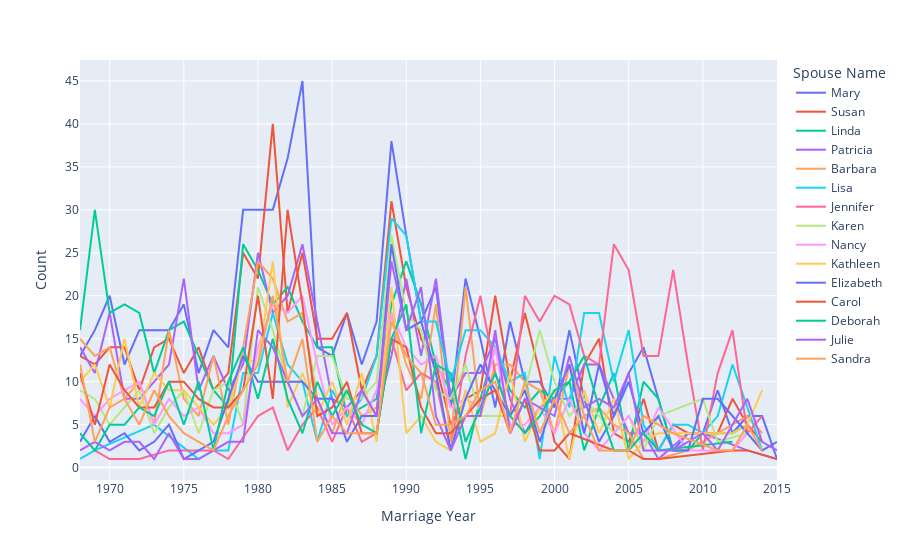

This figure's notebook cell:
### Code cell
fig = px.line(df[df.name== 'John'], x="Marriage Year", y="Count", color="Spouse Name")
fig.show()

### Figure 1 — Plotly figure (JSON) as saved in the notebook; plotly's stock layout.template omitted (floating-point values rounded to 4 significant figures)
{"data": [{"hovertemplate": "Spouse Name=Mary<br>Marriage Year=%{x}<br>Count=%{y}<extra></extra>", "legendgroup": "Mary", "line": {"color": "#636efa", "dash": "solid"}, "marker": {"symbol": "circle"}, "mode": "lines", "name": "Mary", "orientation": "v", "showlegend": true, "type": "scatter", "x": [1968, 1969, 1970, 1971, 1972, 1973, 1974, 1975, 1976, 1977, 1978, 1979, 1980, 1981, 1982, 1983, 1984, 1985, 1986, 1987, 1988, 1989, 1990, 1991, 1992, 1993, 1994, 1995, 1996, 1997, 1998, 1999, 2000, 2001, 2002, 2003, 2004, 2005, 2006, 2007, 2008, 2009, 2010, 2011, 2012, 2013, 2014, 2015], "xaxis": "x", "y": [13, 16, 20, 12, 16, 16, 16, 19, 11, 16, 14, 30, 30, 30, 36, 45, 14, 13, 18, 12, 17, 38, 27, 17, 21, 7, 22, 15, 7, 17, 10, 10, 7, 16, 8, 3, 6, 11, 14, 8, 2, 4, 4, 9, 4, 6, 6, 1], "yaxis": "y"}, {"hovertemplate": "Spouse Name=Susan<br>Marriage Year=%{x}<br>Count=%{y}<extra></extra>", "legendgroup": "Susan", "line": {"color": "#EF553B", "dash": "solid"}, "marker": {"symbol": "circle"}, "mode": "lines", "name": "Susan", "orientation": "v", "showlegend": true, "type": "scatter", "x": [1968, 1969, 1970, 1971, 1972, 1973, 1974, 1975, 1976, 1977, 1978, 1979, 1980, 1981, 1982, 1983, 1984, 1985, 1986, 1987, 1988, 1989, 1990, 1991, 1992, 1993, 1994, 1995, 1996, 1997, 1998, 1999, 2000, 2001, 2002, 2003, 2004, 2005, 2006, 2007, 2008, 2009, 2010, 2011, 2012, 2013, 2014], "xaxis": "x", "y": [13, 12, 14, 14, 9, 14, 15, 11, 14, 9, 11, 25, 22, 40, 18, 25, 15, 15, 18, 9, 13, 31, 21, 15, 12, 5, 8, 9, 20, 10, 18, 11, 3, 1, 12, 15, 4, 3, 8, 2, 5, 4, 4, 4, 8, 5, 3], "yaxis": "y"}, {"hovertemplate": "Spouse Name=Linda<br>Marriage Year=%{x}<br>Count=%{y}<extra></extra>", "legendgroup": "Linda", "line": {"color": "#00cc96", "dash": "solid"}, "marker": {"symbol": "circle"}, "mode": "lines", "name": "Linda", "orientation": "v", "showlegend": true, "type": "scatter", "x": [1968, 1969, 1970, 1971, 1972, 1973, 1974, 1975, 1976, 1977, 1978, 1979, 1980, 1981, 1982, 1983, 1984, 1985, 1986, 1987, 1988, 1989, 1990, 1991, 1992, 1993, 1994, 1995, 1996, 1997, 1998, 1999, 2000, 2001, 2002, 2003, 2004, 2005, 2006, 2007, 2008, 2009, 2010, 2011, 2012, 2013], "xaxis": "x", "y": [16, 30, 18, 19, 18, 11, 16, 17, 13, 9, 7, 26, 23, 19, 21, 17, 14, 14, 6, 7, 8, 19, 24, 19, 12, 9, 1, 8, 14, 9, 7, 9, 8, 10, 2, 7, 11, 2, 10, 8, 2, 2, 4, 4, 4, 5], "yaxis": "y"}, {"hovertemplate": "Spouse Name=Patricia<br>Marriage Year=%{x}<br>Count=%{y}<extra></extra>", "legendgroup": "Patricia", "line": {"color": "#ab63fa", "dash": "solid"}, "marker": {"symbol": "circle"}, "mode": "lines", "name": "Patricia", "orientation": "v", "showlegend": true, "type": "scatter", "x": [1968, 1969, 1970, 1971, 1972, 1973, 1974, 1975, 1976, 1977, 1978, 1979, 1980, 1981, 1982, 1983, 1984, 1985, 1986, 1987, 1988, 1989, 1990, 1991, 1992, 1993, 1994, 1995, 1996, 1997, 1998, 1999, 2000, 2001, 2002, 2003, 2004, 2005, 2006, 2007, 2009, 2010, 2013, 2015], "xaxis": "x", "y": [14, 11, 18, 8, 8, 10, 12, 22, 9, 13, 9, 12, 25, 18, 20, 26, 17, 8, 7, 9, 6, 13, 22, 13, 22, 8, 11, 11, 15, 8, 4, 7, 8, 8, 12, 12, 8, 4, 4, 1, 4, 4, 2, 1], "yaxis": "y"}, {"hovertemplate": "Spouse Name=Barbara<br>Marriage Year=%{x}<br>Count=%{y}<extra></extra>", "legendgroup": "Barbara", "line": {"color": "#FFA15A", "dash": "solid"}, "marker": {"symbol": "circle"}, "mode": "lines", "name": "Barbara", "orientation": "v", "showlegend": true, "type": "scatter", "x": [1968, 1969, 1970, 1971, 1972, 1973, 1974, 1975, 1976, 1977, 1978, 1979, 1980, 1981, 1982, 1983, 1984, 1985, 1986, 1987, 1988, 1989, 1990, 1991, 1992, 1993, 1994, 1995, 1996, 1997, 1998, 1999, 2000, 2001, 2002, 2003, 2004, 2005, 2006, 2007, 2009, 2013, 2014], "xaxis": "x", "y": [15, 13, 14, 8, 10, 5, 16, 8, 6, 13, 5, 14, 24, 22, 17, 18, 8, 4, 9, 6, 7, 18, 12, 8, 19, 3, 21, 6, 12, 12, 10, 9, 4, 12, 6, 7, 5, 4, 1, 1, 2, 6, 4], "yaxis": "y"}, {"hovertemplate": "Spouse Name=Lisa<br>Marriage Year=%{x}<br>Count=%{y}<extra></extra>", "legendgroup": "Lisa", "line": {"color": "#19d3f3", "dash": "solid"}, "marker": {"symbol": "circle"}, "mode": "lines", "name": "Lisa", "orientation": "v", "showlegend": true, "type": "scatter", "x": [1968, 1969, 1973, 1976, 1977, 1978, 1979, 1980, 1981, 1982, 1983, 1984, 1985, 1986, 1987, 1988, 1989, 1990, 1991, 1992, 1993, 1994, 1995, 1996, 1997, 1998, 1999, 2000, 2001, 2002, 2003, 2004, 2005, 2006, 2007, 2008, 2009, 2010, 2011, 2012, 2014], "xaxis": "x", "y": [1, 2, 5, 1, 2, 2, 11, 11, 18, 12, 10, 3, 9, 6, 8, 13, 29, 27, 17, 17, 10, 16, 16, 14, 10, 11, 1, 13, 7, 18, 18, 10, 16, 5, 2, 5, 5, 4, 6, 12, 2], "yaxis": "y"}, {"hovertemplate": "Spouse Name=Jennifer<br>Marriage Year=%{x}<br>Count=%{y}<extra></extra>", "legendgroup": "Jennifer", "line": {"color": "#FF6692", "dash": "solid"}, "marker": {"symbol": "circle"}, "mode": "lines", "name": "Jennifer", "orientation": "v", "showlegend": true, "type": "scatter", "x": [1969, 1970, 1972, 1974, 1975, 1976, 1977, 1978, 1980, 1981, 1982, 1983, 1984, 1985, 1986, 1987, 1988, 1989, 1990, 1991, 1992, 1993, 1994, 1995, 1996, 1997, 1998, 1999, 2000, 2001, 2002, 2003, 2004, 2005, 2006, 2007, 2008, 2009, 2010, 2011, 2012, 2013, 2014], "xaxis": "x", "y": [2, 1, 1, 2, 2, 2, 2, 1, 6, 7, 2, 5, 7, 3, 7, 3, 4, 15, 9, 11, 10, 2, 13, 20, 11, 6, 20, 17, 20, 19, 13, 12, 26, 23, 13, 13, 23, 12, 2, 11, 16, 4, 6], "yaxis": "y"}, {"hovertemplate": "Spouse Name=Karen<br>Marriage Year=%{x}<br>Count=%{y}<extra></extra>", "legendgroup": "Karen", "line": {"color": "#B6E880", "dash": "solid"}, "marker": {"symbol": "circle"}, "mode": "lines", "name": "Karen", "orientation": "v", "showlegend": true, "type": "scatter", "x": [1968, 1969, 1970, 1971, 1972, 1973, 1974, 1975, 1976, 1977, 1978, 1979, 1980, 1981, 1982, 1983, 1984, 1985, 1986, 1987, 1988, 1989, 1990, 1991, 1992, 1993, 1994, 1995, 1996, 1997, 1998, 1999, 2000, 2001, 2002, 2003, 2004, 2005, 2006, 2007, 2010, 2011, 2013, 2014], "xaxis": "x", "y": [9, 8, 5, 7, 9, 4, 7, 9, 4, 9, 10, 5, 21, 16, 10, 6, 13, 13, 8, 8, 10, 27, 18, 16, 9, 8, 12, 6, 6, 6, 9, 16, 10, 6, 8, 6, 4, 6, 2, 6, 8, 3, 4, 2], "yaxis": "y"}, {"hovertemplate": "Spouse Name=Nancy<br>Marriage Year=%{x}<br>Count=%{y}<extra></extra>", "legendgroup": "Nancy", "line": {"color": "#FF97FF", "dash": "solid"}, "marker": {"symbol": "circle"}, "mode": "lines", "name": "Nancy", "orientation": "v", "showlegend": true, "type": "scatter", "x": [1968, 1969, 1970, 1971, 1972, 1973, 1974, 1975, 1976, 1977, 1978, 1979, 1980, 1981, 1982, 1983, 1984, 1985, 1986, 1987, 1988, 1989, 1990, 1991, 1992, 1993, 1994, 1995, 1996, 1997, 1998, 1999, 2000, 2001, 2002, 2003, 2005, 2006, 2007, 2009, 2010, 2011, 2012, 2013], "xaxis": "x", "y": [8, 6, 8, 9, 10, 5, 8, 6, 7, 4, 4, 5, 14, 19, 18, 20, 12, 5, 7, 5, 9, 18, 14, 12, 13, 7, 8, 7, 14, 5, 5, 7, 4, 8, 4, 2, 6, 3, 7, 2, 2, 2, 2, 4], "yaxis": "y"}, {"hovertemplate": "Spouse Name=Kathleen<br>Marriage Year=%{x}<br>Count=%{y}<extra></extra>", "legendgroup": "Kathleen", "line": {"color": "#FECB52", "dash": "solid"}, "marker": {"symbol": "circle"}, "mode": "lines", "name": "Kathleen", "orientation": "v", "showlegend": true, "type": "scatter", "x": [1968, 1969, 1970, 1971, 1972, 1973, 1974, 1975, 1976, 1977, 1978, 1979, 1980, 1981, 1982, 1983, 1984, 1985, 1986, 1987, 1988, 1989, 1990, 1991, 1992, 1993, 1994, 1995, 1996, 1997, 1998, 1999, 2000, 2001, 2002, 2003, 2004, 2005, 2006, 2007, 2010, 2011, 2012, 2013, 2014], "xaxis": "x", "y": [10, 12, 7, 15, 7, 11, 9, 9, 7, 5, 7, 13, 12, 24, 7, 11, 6, 10, 5, 11, 3, 21, 4, 6, 3, 2, 9, 3, 4, 11, 3, 7, 9, 1, 9, 4, 8, 1, 3, 4, 4, 4, 4, 5, 9], "yaxis": "y"}, {"hovertemplate": "Spouse Name=Elizabeth<br>Marriage Year=%{x}<br>Count=%{y}<extra></extra>", "legendgroup": "Elizabeth", "line": {"color": "#636efa", "dash": "solid"}, "marker": {"symbol": "circle"}, "mode": "lines", "name": "Elizabeth", "orientation": "v", "showlegend": true, "type": "scatter", "x": [1968, 1969, 1970, 1971, 1972, 1973, 1974, 1975, 1977, 1978, 1979, 1980, 1982, 1983, 1984, 1985, 1986, 1987, 1988, 1989, 1990, 1991, 1992, 1993, 1994, 1995, 1996, 1997, 1998, 1999, 2000, 2001, 2002, 2003, 2004, 2005, 2006, 2007, 2008, 2009, 2010, 2011, 2013, 2014, 2015], "xaxis": "x", "y": [3, 6, 3, 4, 2, 3, 5, 1, 3, 8, 13, 10, 10, 10, 8, 8, 3, 6, 6, 26, 16, 17, 11, 2, 8, 12, 9, 6, 9, 3, 8, 12, 4, 12, 6, 10, 4, 6, 2, 2, 8, 8, 4, 2, 3], "yaxis": "y"}, {"hovertemplate": "Spouse Name=Carol<br>Marriage Year=%{x}<br>Count=%{y}<extra></extra>", "legendgroup": "Carol", "line": {"color": "#EF553B", "dash": "solid"}, "marker": {"symbol": "circle"}, "mode": "lines", "name": "Carol", "orientation": "v", "showlegend": true, "type": "scatter", "x": [1968, 1969, 1970, 1971, 1972, 1973, 1974, 1975, 1976, 1977, 1978, 1979, 1980, 1981, 1982, 1983, 1984, 1985, 1986, 1987, 1988, 1989, 1990, 1991, 1992, 1993, 1994, 1995, 1996, 1997, 1998, 1999, 2000, 2001, 2004, 2005, 2006, 2007, 2012, 2013, 2015], "xaxis": "x", "y": [11, 5, 12, 9, 7, 7, 10, 10, 8, 7, 7, 9, 20, 8, 30, 19, 6, 7, 10, 4, 4, 15, 14, 7, 4, 4, 6, 8, 9, 4, 8, 2, 2, 4, 2, 2, 1, 1, 2, 2, 1], "yaxis": "y"}, {"hovertemplate": "Spouse Name=Deborah<br>Marriage Year=%{x}<br>Count=%{y}<extra></extra>", "legendgroup": "Deborah", "line": {"color": "#00cc96", "dash": "solid"}, "marker": {"symbol": "circle"}, "mode": "lines", "name": "Deborah", "orientation": "v", "showlegend": true, "type": "scatter", "x": [1968, 1969, 1970, 1971, 1972, 1973, 1974, 1975, 1976, 1977, 1978, 1979, 1980, 1981, 1982, 1983, 1984, 1985, 1986, 1987, 1988, 1989, 1990, 1991, 1992, 1993, 1994, 1995, 1996, 1997, 1998, 1999, 2000, 2001, 2002, 2003, 2004, 2005, 2006, 2007, 2012], "xaxis": "x", "y": [4, 2, 5, 5, 7, 6, 10, 5, 10, 2, 10, 14, 8, 15, 8, 4, 10, 6, 9, 5, 4, 15, 19, 4, 12, 11, 3, 7, 11, 6, 4, 6, 9, 10, 13, 7, 2, 2, 4, 2, 3], "yaxis": "y"}, {"hovertemplate": "Spouse Name=Julie<br>Marriage Year=%{x}<br>Count=%{y}<extra></extra>", "legendgroup": "Julie", "line": {"color": "#ab63fa", "dash": "solid"}, "marker": {"symbol": "circle"}, "mode": "lines", "name": "Julie", "orientation": "v", "showlegend": true, "type": "scatter", "x": [1968, 1969, 1970, 1971, 1972, 1973, 1974, 1975, 1976, 1977, 1978, 1979, 1980, 1981, 1982, 1983, 1984, 1985, 1986, 1987, 1988, 1989, 1990, 1991, 1992, 1993, 1994, 1995, 1996, 1997, 1998, 2000, 2001, 2002, 2003, 2004, 2005, 2006, 2008, 2009, 2010, 2011, 2013, 2014, 2015], "xaxis": "x", "y": [2, 3, 2, 3, 3, 1, 4, 1, 1, 2, 3, 3, 16, 14, 10, 6, 8, 4, 4, 9, 6, 24, 16, 21, 6, 2, 6, 6, 16, 4, 8, 6, 13, 7, 8, 7, 11, 2, 2, 3, 4, 2, 8, 3, 2], "yaxis": "y"}, {"hovertemplate": "Spouse Name=Sandra<br>Marriage Year=%{x}<br>Count=%{y}<extra></extra>", "legendgroup": "Sandra", "line": {"color": "#FFA15A", "dash": "solid"}, "marker": {"symbol": "circle"}, "mode": "lines", "name": "Sandra", "orientation": "v", "showlegend": true, "type": "scatter", "x": [1968, 1969, 1970, 1971, 1972, 1973, 1974, 1975, 1976, 1977, 1978, 1979, 1980, 1981, 1982, 1983, 1984, 1985, 1986, 1988, 1989, 1990, 1991, 1992, 1993, 1994, 1995, 1996, 1997, 1998, 1999, 2000, 2001, 2002, 2003, 2004, 2005, 2006, 2008, 2011, 2012, 2013, 2014], "xaxis": "x", "y": [12, 3, 7, 8, 5, 9, 6, 4, 3, 2, 6, 9, 12, 20, 10, 15, 3, 6, 4, 4, 17, 13, 11, 5, 5, 6, 9, 10, 4, 10, 4, 8, 4, 6, 2, 2, 2, 6, 4, 2, 2, 5, 2], "yaxis": "y"}], "layout": {"legend": {"title": {"text": "Spouse Name"}, "tracegroupgap": 0}, "margin": {"t": 60}, "xaxis": {"anchor": "y", "domain": [0, 1], "title": {"text": "Marriage Year"}}, "yaxis": {"anchor": "x", "domain": [0, 1], "title": {"text": "Count"}}}}
